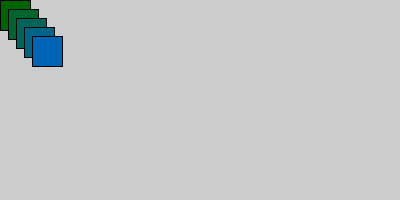
Frame 1 (no input)
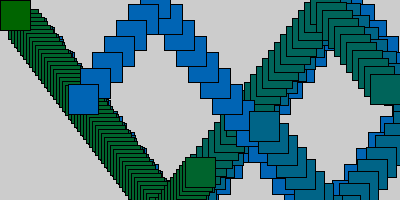
Frame 60 (the mouse pressed at the canvas centre just before this capture)
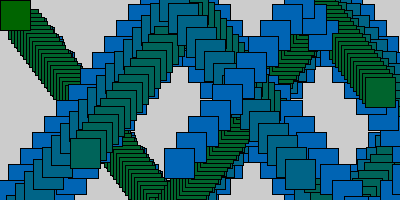
Frame 120 (the mouse held since frame 60 and released just before this capture)

The Processing sketch that drew these frames (run headless with seeded random() and noise(); from frame 60 on, the mouse is pressed at the canvas centre):

// Processing sketch: processing_58490
// ── processing_58490.pde

int[] xspeed=new int[5];
int[] yspeed=new int[5];
int[] x=new int[5];
int[] y=new int[5];

void setup()
{
  size (400,200);
  
  
  for (int i=0; i<5; i++)
  {
     x[i]=5*i;  
     y[i]=5*i;
     xspeed[i]=3*i;
     yspeed[i]=4*i;
  }
}
 
void draw()
{
  for(int i=0; i<5; i++) 
  {
     x[i]=x[i]+xspeed[i];

      if (x[i]>=width || x[i]<=0)
      {
       xspeed[i]= xspeed[i]*-1;
      }
  
        y[i]=y[i]+yspeed[i];
        if(y[i]>=height||y[i]<=0)
      {
        yspeed[i]=yspeed[i]*-1;
      }
    fill (0,100,45*i);
    rect(x[i],y[i],30,30);
  }


}
